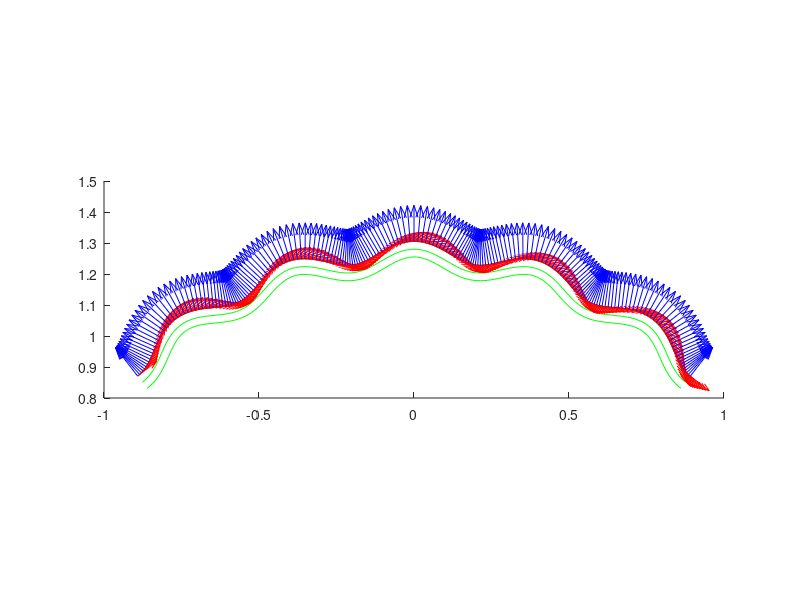

MATLAB code for this plot:
clear;
clc;
g_a = 0.03;
g_f = 20;
K=0.8;
L = 2;
h=0.05;

num_points = 200;

R = 1/K;
delta = L/num_points;
a1 = 0:delta:L;

a2 = [-h/2, 0, h/2];

ar = pi/2+(L-2*a1)/(2*R);

r(1,:)=(R + g_a.*cos(g_f.*ar)).*cos(ar);
r(2,:)=(R + g_a.*cos(g_f.*ar)).*sin(ar);

a=g_a*g_f*K.*sin(g_f.*ar);
b=(1+g_a*K.*cos(g_f.*ar));

n(1,:)=-a.*sin(ar)+b.*cos(ar);
n(2,:)=a.*cos(ar)+b.*sin(ar);

length_n=sqrt(a.*a+b.*b); 

n=n./length_n;

l = sqrt(n(1,:).*n(1,:)+n(2,:).*n(2,:));

figure;
hold on;  
for i=1:length(a2)
  R=r+a2(i)*n;
  plot(R(1,:),R(2,:), 'g');
end

alpha2 = a2(3);

x=r(1,:)+alpha2*n(1,:);
y=r(2,:)+alpha2*n(2,:);

l2 = a.*a+b.*b;
dl = sqrt(l2.*l2.*l2);

%dn(1,:)=l2.*(2*g_a*g_f*K*K.*sin(g_f*ar).*cos(ar)+(g_a*K*K*(1+g_f*g_f).*cos(g_f*ar)+K).*sin(ar));
dn(2,:)=l2.*(2*g_a*g_f*K*K.*sin(g_f*ar).*sin(ar)-(g_a*K*K*(1+g_f*g_f).*cos(g_f*ar)+K).*cos(ar));
%dn(1,:)=dn(1,:)-(1+g_a*(1-g_f*g_f)*K.*cos(g_f*ar)).*(g_a*g_f*K*K.*sin(g_f*ar)).*((1+g_a*K.*cos(g_f.*ar)).*cos(ar)-g_a*g_f*K*sin(g_f.*ar).*sin(ar));
dn(2,:)=dn(2,:)-(1+g_a*(1-g_f*g_f)*K.*cos(g_f*ar)).*(g_a*g_f*K*K.*sin(g_f*ar)).*((1+g_a*K.*cos(g_f.*ar)).*sin(ar)+g_a*g_f*K*sin(g_f.*ar).*cos(ar));


dn(1,:)=g_a*g_f*K*K.*sin(g_f*ar).*cos(ar).*(1+2*g_f*g_f*g_a*g_a*K*K+(2+g_f*g_f)*g_a*K.*cos(g_f*ar)+g_a*g_a*K*K.*cos(g_f*ar).*cos(g_f*ar).*(1-g_f*g_f));
dn(1,:)=dn(1,:)+sin(ar).*(K+g_a*K*K.*cos(g_f*ar).*(3+g_f*g_f+2*g_f*g_f*g_f*g_f*g_a*g_a*K*K)+g_a*g_a*K*K*K.*cos(g_f*ar).*cos(g_f*ar)*(3+2*g_f*g_f)+g_a*g_a*g_a*K*K*K*K.*cos(g_f*ar).*cos(g_f*ar).*cos(g_f*ar)*(1+g_f*g_f-2*g_f*g_f*g_f*g_f));


dn=dn./dl;

dr(1,:)=a.*cos(ar)+b.*sin(ar);
dr(2,:)=a.*sin(ar)-b.*cos(ar);

R1=dr+alpha2*dn;
R2=n;

ip=1;

%quiver (x(1:ip:end),y(1:ip:end), v(1, 1:ip:end), v(2, 1:ip:end), 'k')

%quiver (x(1:ip:end),y(1:ip:end), dr(1, 1:ip:end), dr(2, 1:ip:end), 'm')
%quiver (x(1:ip:end),y(1:ip:end), dn(1, 1:ip:end), dn(2, 1:ip:end), 'c')

quiver (x(1:ip:end),y(1:ip:end), R1(1, 1:ip:end), R1(2, 1:ip:end), 'r')
quiver (x(1:ip:end),y(1:ip:end), R2(1, 1:ip:end), R2(2, 1:ip:end), 'b')

daspect([1 1 1])
